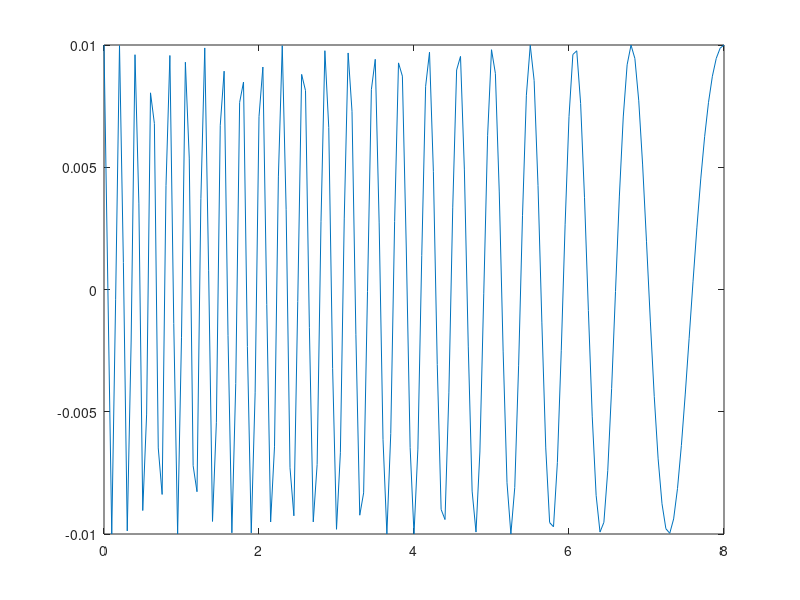

Reproduce this figure in MATLAB.

h=0.05;
T=8;
timesraw=0:h:T;

amplitude=0.01;

u=zeros(length(timesraw),1);

startfreq=5;
endfreq=0.5;

u=chirp(timesraw,startfreq,T,endfreq)*amplitude;

simin=[timesraw',u'];

plot(timesraw,u)